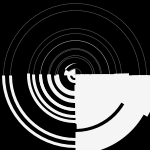
Frame 1 (no input)
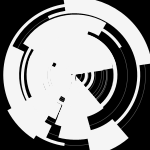
Frame 60 (the mouse pressed at the canvas centre just before this capture)
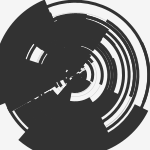
Frame 120 (the mouse held since frame 60 and released just before this capture)

The Processing sketch that drew these frames (run headless with seeded random() and noise(); from frame 60 on, the mouse is pressed at the canvas centre):

// Processing sketch: sketch_180327d
// ── sketch_180327d.pde
// arc, PI, strokeCap, revolve, ellipse
// An animation of a still graphic I saw on-line somewhere.
// Click to toggle background black/white

float move;
boolean isBlkbg;

void setup() {
  size(150, 150);
  noFill();
  strokeCap(SQUARE);
  isBlkbg = true;
}

void draw() {
  if (isBlkbg) background(0);
  else background(245);
  for(int i = 0; i < (int)(random(6))+3; i++) {
  drawShape(random(width), move);
  drawShape(random(width), move*.6);
  drawShape(random(width), move*.9);
  drawShape(random(width), move*1.5);
  move += .01;
  }
}

void drawShape(float sze, float incr) {
  if (isBlkbg) stroke(245, 100);
  else stroke(50, 50);
  strokeWeight(.5);
  ellipse(width/2, height/2, sze, sze);
  if (isBlkbg)stroke(245);
  else stroke(50);
  strokeWeight(3);
  arc(width/2, height/2, sze, sze, incr, incr+ PI);
  strokeWeight(15);
  arc(width/2, height/2, sze, sze, -incr, -incr+PI/2.0);  
  strokeWeight(25);
  arc(width/2, height/2, sze, sze, incr/2, incr/2+PI/6);
}

void mousePressed() {
  isBlkbg = !isBlkbg;
}
